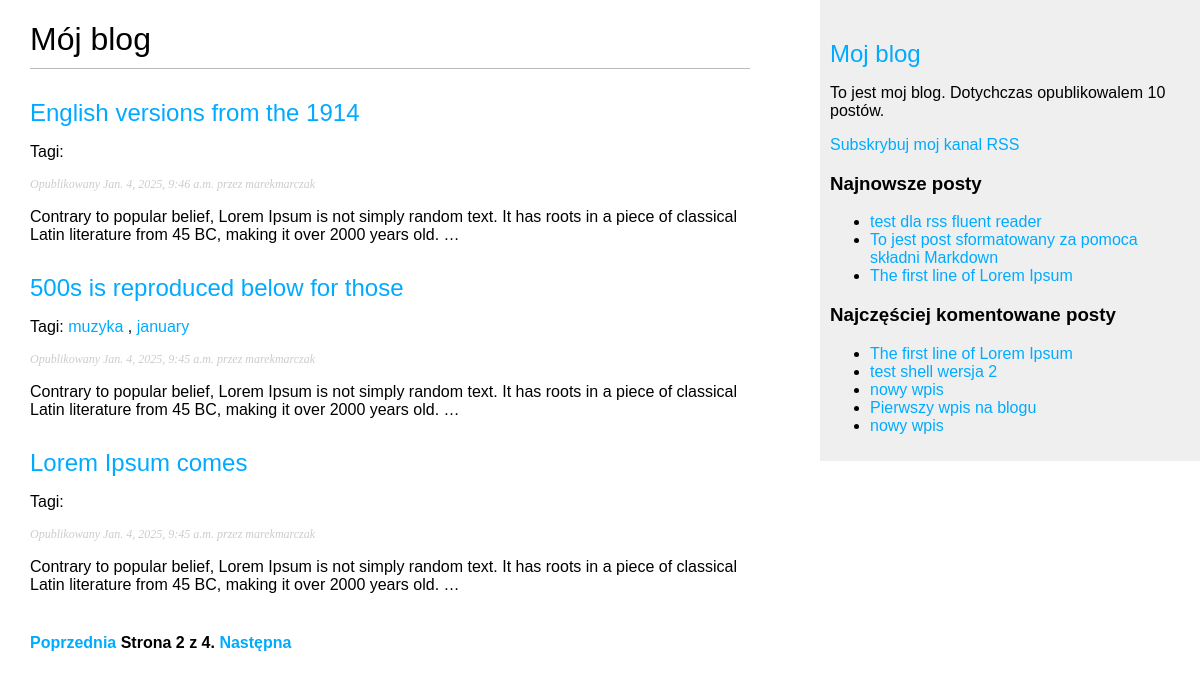
Screenshot of /blog/?page=2 with the database file from the repository.
### blog/models.py (models this page shows, shortened)
class Post(models.Model):
    class Status(models.TextChoices):
        DRAFT = 'DF', 'Roboczy'
        PUBLISHED = 'PB', 'Opublikowany'
    title = models.CharField(max_length=250)
    slug = models.SlugField(max_length=250, unique_for_date='publish')
    author = models.ForeignKey(User,
                               on_delete=models.CASCADE,
                               related_name='blog_posts')
    body = models.TextField()
    publish = models.DateTimeField(default=timezone.now)
    created = models.DateTimeField(auto_now_add=True)
    updated = models.DateTimeField(auto_now=True)
    status = models.CharField(max_length=2,
                              choices=Status.choices,
                              default=Status.DRAFT)
    tags = TaggableManager()
    objects = models.Manager()
    published = PublishedManager()
    class Meta:
        ordering = ['-publish']
        indexes = [
            models.Index(fields=['-publish'])
        ]
    def get_absolute_url(self):
        return reverse('blog:post_detail', args=[self.publish.year, self.publish.month, self.publish.day, self.slug])

### blog/views.py (the view)
# urls.py: path("", views.post_list, name="post_list"),
def post_list(request, tag_slug=None):
    post_list = Post.published.all()
    templatefilename = 'blog/post/list.html'
    tag = None
    if tag_slug:
        tag = get_object_or_404(Tag, slug=tag_slug)
        post_list = post_list.filter(tags__in=[tag])
    paginator = Paginator(post_list, 3)
    page_number = request.GET.get('page', 1)
    try:
        posts = paginator.page(page_number)
    except EmptyPage:
        posts = paginator.page(paginator.num_pages)
    except PageNotAnInteger:
        posts = paginator.page(1)
    context = {
        'posts': posts,
        'tag': tag
    }
    return render(request, templatefilename, context)

### blog/models.py (called while the page is built)
    def get_queryset(self):
        return super().get_queryset().filter(status=Post.Status.PUBLISHED)

### blog/templatetags/blog_tags.py (called while the page is built)
@register.simple_tag
def total_posts():
    return Post.published.count()

@register.inclusion_tag('blog/post/latest_posts.html')
def show_latest_posts(count=5):
    latest_posts = Post.published.order_by('-publish')[:count]
    return {'latest_posts': latest_posts}

@register.simple_tag
def get_most_commented_posts(count=5):
    return Post.published.annotate(total_comments=Count('comments')).order_by('-total_comments')[:count]

@register.filter(name='markdown')
def markdown_format(text):
    return mark_safe(markdown.markdown(text))

### blog/templates/blog/post/list.html (shortened to what this page needs)
{% extends "blog/base.html" %}
{% load blog_tags %}
{% block content %}
    <h1>Mój blog</h1>
    {% for post in posts %}
        <h2>
            <a href='{{post.get_absolute_url}}'>{{ post.title }}</a>
        </h2>
        <p class="tags">Tagi:
            {% for tag in post.tags.all %}
                <a href="{% url 'blog:post_list_by_tag' tag.slug %}">
                    {{ tag.name }}
                </a>
                {% if not forloop.last %},{% endif %}
            {% endfor %}
        </p>
        <p class='date'>Opublikowany {{ post.publish }} przez {{ post.author }}</p>
        {{ post.body|markdown|truncatewords_html:30 }}
    {% endfor %}
    {% include "pagination.html" with page=posts %}
{% endblock content %}

### blog/templates/blog/base.html (shortened to what this page needs)
{% load blog_tags %}
{% load static %}
<!DOCTYPE html>
<html lang="en">
<head>
    <link rel="stylesheet" href="{% static 'css/blog.css' %}">
</head>
<body>
    <div id="content">
        {% block content %}
        {% endblock content %}
    </div>
    <div id="sidebar">
        <h2><a href="{% url 'blog:post_list' %}">Moj blog</a></h2>
        <p>To jest moj blog.
            Dotychczas opublikowalem {% total_posts %} postów.
        </p>
        <p>
            <a href="{% url 'blog:post_feed' %}">
                Subskrybuj moj kanal RSS
            </a>
        </p>
        <h3>Najnowsze posty</h3>
        {% show_latest_posts 3 %}
        <h3>Najczęściej komentowane posty</h3>
        {% get_most_commented_posts as most_commented_posts %}
        <ul>
            {% for post in most_commented_posts %}
                <li>
                    <a href="{{ post.get_absolute_url }}">{{ post.title }}</a>
                </li>
            {% endfor %}
        </ul>
    </div>
</body>
</html>

### blog/templates/blog/post/latest_posts.html
<ul>
    {% for post in latest_posts %}
        <li>
            <a href="{{ post.get_absolute_url }}">{{ post.title }}</a>
        </li>
    {% endfor %}
</ul>

### blog/static/css/blog.css (style rules this page uses)
body { margin:0; padding:0; font-family:helvetica, sans-serif; display: flex; justify-content:space-between ; }
a { color:#00abff; text-decoration:none; }
h1 { font-weight:normal; border-bottom:1px solid #bbb; padding:0 0 10px 0; }
h2 { font-weight:normal; margin:30px 0 0; }
#content { width:60%; padding:0 0 0 30px; }
#sidebar { position: sticky; top: 0; width:30%; padding:10px; background:#efefef; height:100%; }
p.date { color:#ccc; font-family: georgia, serif; font-size: 12px; font-style: italic; }

### rows the page displays
Post: title "English versions from the 1914", publish "Jan. 4, 2025, 9:46 a.m.", author "marekmarczak", body "Contrary to popular belief, Lorem Ipsum is not simply random text. It has roots in a piece of classical Latin literature from 45 BC, making it over 2000 years old. …"
Post: title "500s is reproduced below for those", publish "Jan. 4, 2025, 9:45 a.m.", author "marekmarczak", body "Contrary to popular belief, Lorem Ipsum is not simply random text. It has roots in a piece of classical Latin literature from 45 BC, making it over 2000 years old. …"
Tag: name "muzyka"
Tag: name "january"
Post: title "Lorem Ipsum comes", publish "Jan. 4, 2025, 9:45 a.m.", author "marekmarczak", body "Contrary to popular belief, Lorem Ipsum is not simply random text. It has roots in a piece of classical Latin literature from 45 BC, making it over 2000 years old. …"
Post: title "test dla rss fluent reader"
Post: title "To jest post sformatowany za pomoca składni Markdown"
Post: title "The first line of Lorem Ipsum"
Post: title "test shell wersja 2"
Post: title "nowy wpis"
Post: title "Pierwszy wpis na blogu"
Post: title "nowy wpis"

### other values shown
{{ page.number }} "2"
{{ page.paginator.num_pages }} "4"
